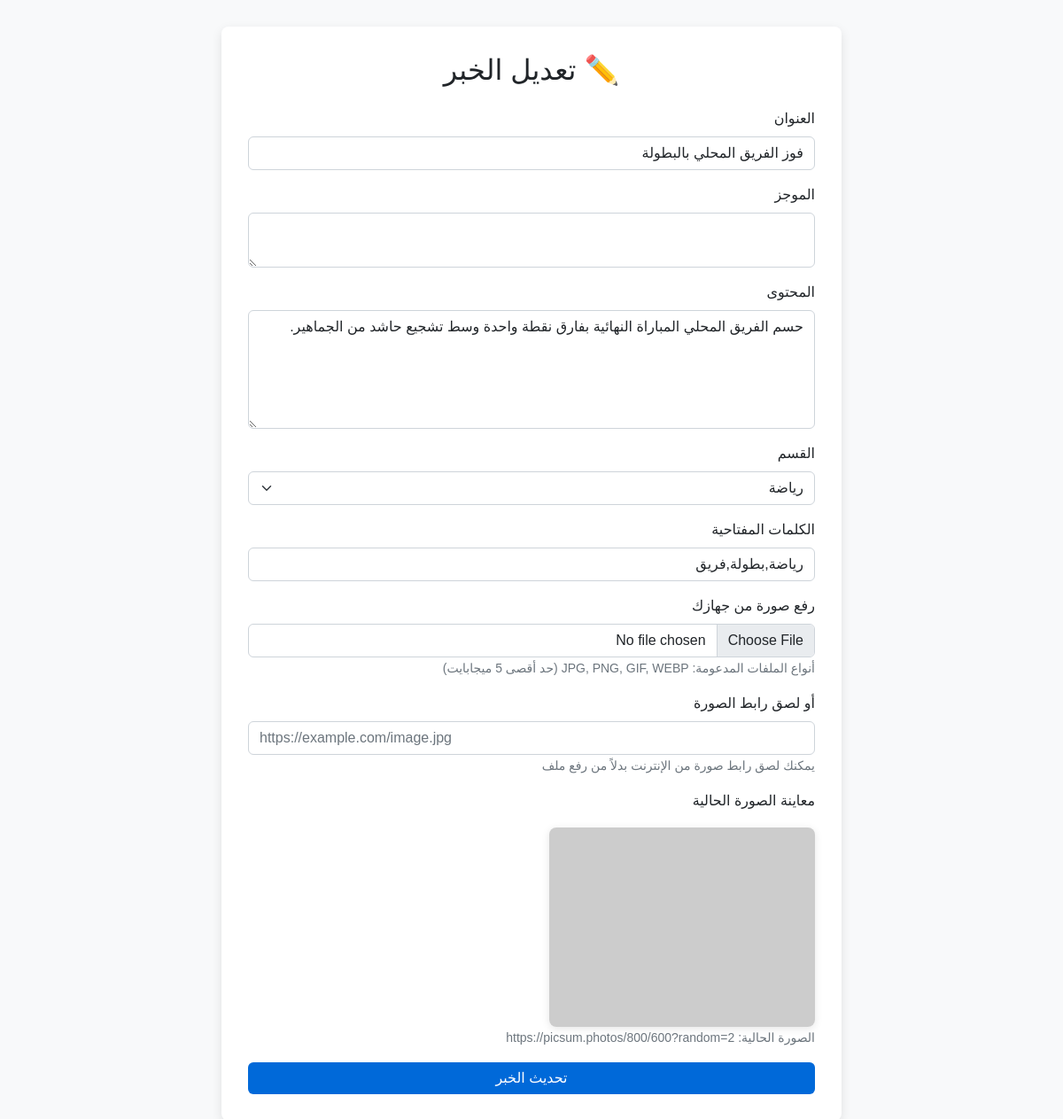
The page /add_news.php?edit_id=63 (signed in) on the database its author committed.
### tables this page shows
CREATE TABLE `news` (
  `id` int(11) NOT NULL,
  `title` varchar(255) NOT NULL,
  `summary` varchar(255) NOT NULL,
  `body` text NOT NULL,
  `image` varchar(255) DEFAULT NULL,
  `dateposted` datetime NOT NULL DEFAULT current_timestamp(),
  `category_id` int(11) NOT NULL,
  `author_id` int(11) NOT NULL,
  `status` enum('pending','approved','rejected') NOT NULL DEFAULT 'pending',
  `keywords` varchar(255) DEFAULT NULL,
  `views` int(11) NOT NULL DEFAULT 0
);

CREATE TABLE `category` (
  `id` int(11) NOT NULL,
  `name` varchar(100) NOT NULL,
  `description` text DEFAULT NULL
);

### add_news.php (the view, shortened to what this page needs)
<?php
require_once __DIR__ . '/init.php';
$edit_mode   = false;
$title       = '';
$summary     = '';
$body        = '';
$category_id = '';
$imageSource = '';
$keywords    = '';
if (isset($_GET['edit_id'])) {
    $edit_mode = true;
    $id        = intval($_GET['edit_id']);
    $stmt = $conn->prepare("
        SELECT title, summary, body, image, category_id, keywords
        FROM news
        WHERE id = ? AND author_id = ?
    ");
    $stmt->bind_param('ii', $id, $_SESSION['user_id']);
    $stmt->execute();
    $news = $stmt->get_result()->fetch_assoc();
    $title       = $news['title'];
    $summary     = $news['summary'];
    $body        = $news['body'];
    $imageSource = $news['image'];
    $category_id = $news['category_id'];
    $keywords    = $news['keywords'];
}
?>
<!DOCTYPE html>
<html lang="ar" dir="rtl">
<head>
  <link href="https://cdnjs.cloudflare.com/ajax/libs/bootstrap/5.2.3/css/bootstrap.rtl.min.css" rel="stylesheet">
</head>
<body>
  <div class="container">
    <h2 class="mb-4 text-center">
      <?= $edit_mode ? '✏️ تعديل الخبر' : '📰 إضافة خبر جديد' ?>
    </h2>
    <form method="post" enctype="multipart/form-data">
      <div class="mb-3">
        <label class="form-label">العنوان</label>
        <input name="title" class="form-control" required value="<?= htmlspecialchars($title) ?>">
      </div>
      <div class="mb-3">
        <label class="form-label">الموجز</label>
        <textarea name="summary" class="form-control" rows="2" required><?= htmlspecialchars($summary) ?></textarea>
      </div>
      <div class="mb-3">
        <label class="form-label">المحتوى</label>
        <textarea name="body" class="form-control" rows="5" required><?= htmlspecialchars($body) ?></textarea>
      </div>
      <div class="mb-3">
        <label class="form-label">القسم</label>
        <select name="category_id" class="form-select" required>
          <?php
            $cats = $conn->query("SELECT id,name FROM category");
            while ($cat = $cats->fetch_assoc()):
          ?>
            <option value="<?= $cat['id'] ?>" <?= $cat['id']==$category_id?'selected':''?>>
              <?= htmlspecialchars($cat['name']) ?>
            </option>
          <?php endwhile; ?>
        </select>
      </div>
      <div class="mb-3">
        <label class="form-label">الكلمات المفتاحية</label>
        <input name="keywords" class="form-control" placeholder="مثال: سياسة, اقتصاد" value="<?= htmlspecialchars($keywords) ?>">
      </div>
      <div class="mb-3">
        <label class="form-label">رفع صورة من جهازك</label>
        <input type="file" name="image" class="form-control" accept="image/*" onchange="previewImage(this)">
        <small class="form-text text-muted">أنواع الملفات المدعومة: JPG, PNG, GIF, WEBP (حد أقصى 5 ميجابايت)</small>
      </div>
      <div class="mb-3">
        <label class="form-label">أو لصق رابط الصورة</label>
        <input type="url" name="image_url" class="form-control" placeholder="https://example.com/image.jpg" value="<?= isset($imageUrl)?htmlspecialchars($imageUrl):'' ?>" onchange="previewImageUrl(this.value)">
        <small class="form-text text-muted">يمكنك لصق رابط صورة من الإنترنت بدلاً من رفع ملف</small>
      </div>
      <?php if ($imageSource): ?>
        <div class="mb-3">
          <label class="form-label">معاينة الصورة الحالية</label>
          <div style="text-align: center;">
            <img src="<?= htmlspecialchars($imageSource) ?>" alt="صورة الخبر" class="preview" style="max-width: 300px; border-radius: 8px; box-shadow: 0 2px 10px rgba(0,0,0,0.1);">
          </div>
          <small class="form-text text-muted">الصورة الحالية: <?= htmlspecialchars($imageSource) ?></small>
        </div>
      <?php endif; ?>
      <button type="submit" class="btn btn-custom w-100">
        <?= $edit_mode ? 'تحديث الخبر' : 'إضافة الخبر' ?>
      </button>
    </form>
  </div>
</body>
</html>

### add_news.php (style rules this page uses)
body { background:#f8f9fa; font-family:Arial,sans-serif; padding:30px; }
.container { max-width:700px; margin:auto; background:#fff; padding:30px; border-radius:8px; box-shadow:0 4px 12px rgba(0,0,0,0.1); }
.btn-custom { background:#0069d9; color:#fff; border:none; }
img.preview { max-width:200px; margin-top:10px; display:block; }

### rows shown on the page
news: title "فوز الفريق المحلي بالبطولة", body "حسم الفريق المحلي المباراة النهائية بفارق نقطة واحدة وسط تشجيع حاشد من الجماهير.", category_id "رياضة", keywords "رياضة,بطولة,فريق", image "https://picsum.photos/800/600?random=2"
